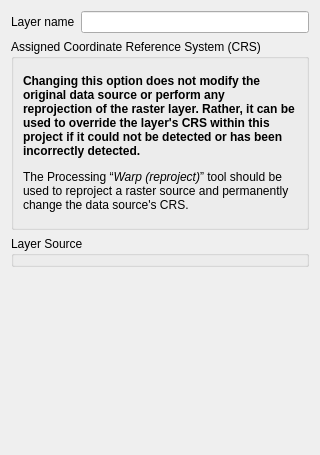
             <widget class="QWidget" name="scrollAreaWidgetContents_3">
              <property name="geometry">
               <rect>
                <x>0</x>
                <y>0</y>
                <width>320</width>
                <height>455</height>
               </rect>
              </property>
              <layout class="QVBoxLayout" name="verticalLayout_7">
               <item>
                <layout class="QHBoxLayout" name="horizontalLayout_14">
                 <item>
                  <widget class="QLabel" name="label_8">
                   <property name="text">
                    <string>Layer name</string>
                   </property>
                  </widget>
                 </item>
                 <item>
                  <widget class="QLineEdit" name="mLayerOrigNameLineEd"/>
                 </item>
                </layout>
               </item>
               <item>
                <widget class="QgsCollapsibleGroupBox" name="mCrsGroupBox">
                 <property name="focusPolicy">
                  <enum>Qt::StrongFocus</enum>
                 </property>
                 <property name="title">
                  <string>Assigned Coordinate Reference System (CRS)</string>
                 </property>
                 <property name="checkable">
                  <bool>false</bool>
                 </property>
                 <property name="syncGroup" stdset="0">
                  <string notr="true">vectorgeneral</string>
                 </property>
                 <layout class="QVBoxLayout" name="verticalLayout_28">
                  <property name="spacing">
                   <number>6</number>
                  </property>
                  <item>
                   <widget class="QgsProjectionSelectionWidget" name="mCrsSelector" native="true">
                    <property name="focusPolicy">
                     <enum>Qt::StrongFocus</enum>
                    </property>
                   </widget>
                  </item>
                  <item>
                   <widget class="QLabel" name="label_17">
                    <property name="text">
                     <string>&lt;html&gt;&lt;head/&gt;&lt;body&gt;&lt;p&gt;&lt;span style=&quot; font-weight:600;&quot;&gt;Changing this option does not modify the original data source or perform any reprojection of the raster layer. Rather, it can be used to override the layer's CRS within this project if it could not be detected or has been incorrectly detected.&lt;/span&gt;&lt;/p&gt;&lt;p&gt;The Processing “&lt;span style=&quot; font-style:italic;&quot;&gt;Warp (reproject)&lt;/span&gt;” tool should be used to reproject a raster source and permanently change the data source's CRS.&lt;/p&gt;&lt;/body&gt;&lt;/html&gt;</string>
                    </property>
                    <property name="textFormat">
                     <enum>Qt::RichText</enum>
                    </property>
                    <property name="wordWrap">
                     <bool>true</bool>
                    </property>
                   </widget>
                  </item>
                  <item>
                   <widget class="Line" name="line_4">
                    <property name="orientation">
                     <enum>Qt::Vertical</enum>
                    </property>
                   </widget>
                  </item>
                 </layout>
                </widget>
               </item>
               <item>
                <widget class="QgsCollapsibleGroupBox" name="mSourceGroupBox">
                 <property name="title">
                  <string>Layer Source</string>
                 </property>
                </widget>
               </item>
               <item>
                <spacer name="verticalSpacer_3">
                 <property name="orientation">
                  <enum>Qt::Vertical</enum>
                 </property>
                 <property name="sizeType">
                  <enum>QSizePolicy::Expanding</enum>
                 </property>
                 <property name="sizeHint" stdset="0">
                  <size>
                   <width>17</width>
                   <height>111</height>
                  </size>
                 </property>
                </spacer>
               </item>
              </layout>
             </widget>
